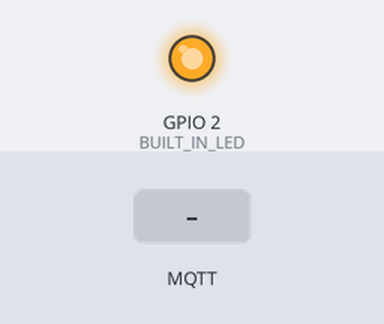
This sketch was run on a simulated ESP32. On the bench: output pins drawn as LEDs (lit = HIGH). Dashed ring = blinking. Inputs (shaded band) come from the test bench. WiFi joins after 1.5 s; servers stay silent unless stated; no MQTT or app messages arrive unless stated; what the sketch prints to the serial monitor is not drawn.

Above: at 2.3 s.
2.4 s: MQTT message "on" arrives on the first subscribed topic
At 3.4 s:
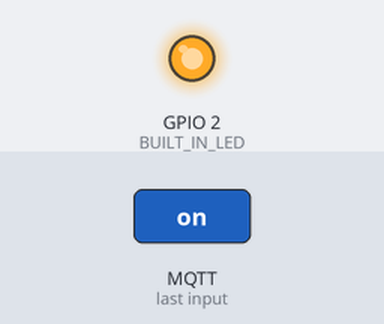
3.9 s: MQTT message "1" arrives on the first subscribed topic
At 4.6 s:
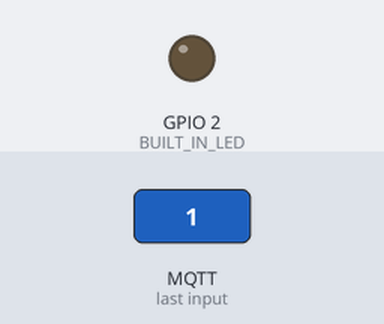
5.5 s: MQTT message "off" arrives on the first subscribed topic
At 7.2 s:
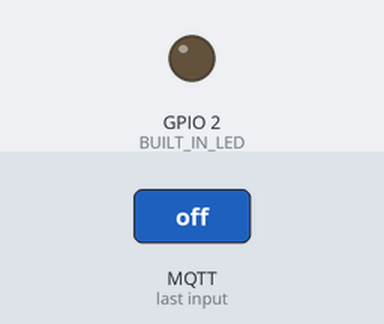
7.5 s: MQTT message "0" arrives on the first subscribed topic
At 8.8 s:
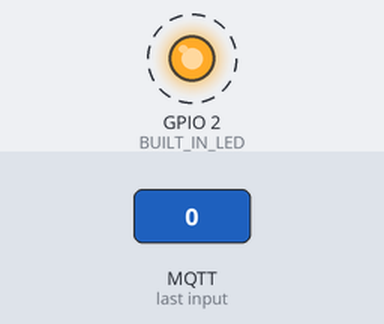
Timing chart, 0 to 11.5 s (numbered marks = the images above; inputs shaded):
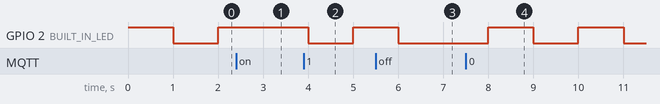

Measured:
- after the input at 2.4 s, GPIO 2 (BUILT_IN_LED): stays HIGH (without the input it goes to LOW after 0.60 s)
- after the input at 3.9 s, GPIO 2 (BUILT_IN_LED): HIGH → LOW after 0.10 s, → HIGH 1.0 s later
- after the input at 5.5 s, GPIO 2 (BUILT_IN_LED): goes on until 6.0 s, then stays LOW
- after the input at 7.5 s, GPIO 2 (BUILT_IN_LED): alternates HIGH for 1.0 s and LOW for 1.0 s, starting after 0.50 s

The sketch:

MQTT_TLS_ESP32_SNS2.ino
```cpp
//**********************************************************************************************************
// Author: Mouli Sankaran (mouli.sankaran@yahoo.com)
// Date: 7 Jul 2021
// This implementes accessing the MQTT TLS Broker running on HiveMQ to exchange MQTT messages
// By Publishing and subscribing to the topic of interest
// This code demonstrates other MQTT Clients controlling the Built-in LED of this ESP32
// Either to switch it ON or OFF or to blink at 100 msecs or 1 sec rates
//**********************************************************************************************************
// PubSubClient library Ver 2.8.0  is installed that supports MQTT 3.1.1 and TLS option too
#include <PubSubClient.h>

// MQTT Task related parameters
// If you are adding more functionality to the MQTT_Task you may have to increase this stack size if the program crashes
// Please note that the crash could also be because of some logic error in the code or pointer corruption, etc.
#define MQTT_TASK_STACK_SIZE       6000   // Stack size in bytes for the MQTT task processing MQTT messages through WiFi
void MQTT_Task(void * parameter);         // The MQTT task that hadles the communication with the MQTT broker
int MQTT_TaskParam = 1234;               // Dummy parameter passed to MQTT task for verifying the task creation.
TaskHandle_t MQTT_TaskHandle;

// System and library headers
#include <string.h>
extern PubSubClient client;

#define BUILT_IN_LED   2    // On ESP32

// Topics for the control of Sensor 2 (this program instance is running on Sensor 1)
#define SNS_STATUS "sns_status"

#define MAX_PUB_MSG_BUF_LEN   128         // It should be lower than the length of message below
#define SNS2_PUBLISH_MSG  "Sensor 2 is alive ...\n"
char pub_msg_buf[MAX_PUB_MSG_BUF_LEN];   // Any message received more than this length is ignored

#define STAT_CNT_MAX 10
int stat_counter = 1;

#define LED_OFF            0
#define LED_BLINK_SLOW     1
#define LED_BLINK_FAST     2
#define LED_ON             3
#define LED_BLINK_DEFAULT  4

// LED blinking related constants and variables
#define SLEEP_DELAY_DEFAULT  1000   // LED needs to blink at 1 second rate by default
#define SLEEP_DELAY_SLOW     3000   // LED needs to blink at 3 seconds rate
#define SLEEP_DELAY_FAST     200    // LED needs to blink at 200 milliseconds rate
int sleep_delay = SLEEP_DELAY_DEFAULT;   // Default the LED blinks at defualt rate (at 1 second rate)

void control_LED(int cmd);

#define PUBLISH_DELAY 5000    // Publish once in 5 seconds I am alive message to MQTT Broker
int publish_delay = PUBLISH_DELAY;

int command = LED_BLINK_DEFAULT;     // Used by the application task taking care of blinking the LED
extern int new_command;              // Updated by the MQTT task on receiving new command message

bool led_stat = true;


void setup() {
  Serial.begin(115200);

  // initialize digital pin BUILT_IN_LED as an output.
  pinMode(BUILT_IN_LED, OUTPUT);
  // set it to HIGH which is the default state of LED
  digitalWrite(BUILT_IN_LED, HIGH);

  // This WiFi and MQTT task is created from setup() task running on Core 1 (APP core
  // The created MQTT task is pinned to Core 0 (PRO core) meant for running protcols and WiFi
  xTaskCreatePinnedToCore(
            MQTT_Task,                /* Task function which runs on Core 0*/
            "MQTT_Task_name",         /* String with the name of task. */
            MQTT_TASK_STACK_SIZE,     /* Stack size in words. */
            (void *)&MQTT_TaskParam,  /* Parameter passed as input of the task */
            2,                        /* Priority of the task. */
            &MQTT_TaskHandle,         /* Task handle. */
            0);                       /* Should always run on Core 0, which is a Protocol Core */

} // End of setup()

void loop() {

  delay(sleep_delay);

  publish_delay -= sleep_delay;   // Measure the time elapsed since last publishing of message on MQTT

  if(publish_delay < 0){
    // Construct the message to be published along with the status counter value at the begining
    snprintf (pub_msg_buf, MAX_PUB_MSG_BUF_LEN, "%d.%s", stat_counter, SNS2_PUBLISH_MSG);

    stat_counter++;
    if(stat_counter > STAT_CNT_MAX)
      stat_counter = 1;

    client.publish(SNS_STATUS, pub_msg_buf, strlen(pub_msg_buf));
    publish_delay = PUBLISH_DELAY;   // Set back to the MAX delay value after publishing a message
  }

  command = new_command;  // This can be protected by a semaphore since it is accessed by tasks running on both cores.
  control_LED(command);

}  // End of loop()


// Control the Built-in LED based on the command
void control_LED(int cmd){

  if(cmd == LED_OFF){
     digitalWrite(BUILT_IN_LED, LOW);
     command = LED_OFF;
     led_stat = false;
  }
  else if(cmd == LED_ON){
     digitalWrite(BUILT_IN_LED, HIGH);
     command = LED_ON;
     led_stat = true;
  }
  else if(cmd == LED_BLINK_FAST){
     command = LED_BLINK_FAST;
     sleep_delay = SLEEP_DELAY_FAST;
  }
  else if(cmd == LED_BLINK_SLOW){
     command = LED_BLINK_SLOW;
     sleep_delay = SLEEP_DELAY_SLOW;
  }
  else { // Illegal command received, blink it at default speed
     command = LED_BLINK_DEFAULT;
     sleep_delay = SLEEP_DELAY_DEFAULT;
  }

  // Need to process only if the command is one of the blinking cases, when it is not in ON or OFF condition
  if ( !(command == LED_ON || command == LED_OFF)){
    if(led_stat)
      digitalWrite(BUILT_IN_LED, LOW);  // If it is already ON, switch it OFF
    else
      digitalWrite(BUILT_IN_LED, HIGH); // If it is already OFF, switch it ON

    led_stat = !led_stat;  // Then, toggle the LED stat
  }

} // end of control_LED()
```

MQTT_task.cpp
```cpp
//**********************************************************************************************************
// Author: Mouli Sankaran (mouli.sankaran@yahoo.com)
// Date: 7 Jul 2021
// This implementes accessing the MQTT TLS Broker running on HiveMQ to exchange MQTT messages
// By Publishing and subscribing to the topic of interest
// This code demonstrates other MQTT Clients controlling the Built-in LED of this ESP32
// Either to switch it ON or OFF or to blink at 100 msecs or 1 sec rates
//**********************************************************************************************************

void MQTT_Task(void * parameter);         // The MQTT task that hadles the communication with the MQTT broker

// System and library headers
#include <string.h>
// Use WiFiClient Secure to establish TLS connection with the MQTT Broker running on Cloud (here, HiveMQ)
#include <WiFi.h>
#include <WiFiClientSecure.h>
// PubSubClient library Ver 2.8.0  is installed that supports MQTT 3.1.1 and TLS option too
#include <PubSubClient.h>

// Own headers having the WiFi credentials for ESP32 to connect to the MQTT Broker running on Cloud (HiveMQ)
#include "MyWiFiCredentials.h"
/* The above header file has the credentials of the WiFi network to which ESP32 is to be connected to */
// const char* wifi_ssid = "Your WiFi SSID";
// const char* wifi_password = "Your WiFi Password";

// HiveMQ: To create your own MQTT TLS Broker: https://www.hivemq.com/mqtt-cloud-broker/
#include "MyMQTTBrokerDetails.h"
#include "MyMQTTBrokerCA.h"

void MQTT_Task(void * MQTT_TaskParam);
void MQTTconnect(void);
void CallbackOnMsgReceived(char* topic, byte* payload, unsigned int length);
int process_msg(byte* payload, unsigned int len); // Process the message received and return the command to control the LED

// Default TCP port IDs on which MQTT Brokers wait on
#define MQTT_TLS_TCP_PORT_ID 8883  // To connect to TLS Broker running on HiveMQ
#define MQTT_TCP_PORT_ID     1883  // Not used here

// create an instance of WiFiClientSecure
WiFiClientSecure espClient;
PubSubClient client(espClient);

// Topics for the control of Sensor 2 (this program instance is running on Sensor 1)
#define SNS2_CTRL  "sns2_ctrl"
String clientId = "ESP32_SNS2";   // C++ String object

#define CONNECT_RETRY_DELAY  5000 // If connection failed with HiveMQ, retry after 5 seconds

// Command or Message received that controls the built-in LED
#define LED_OFF_MSG         "off"
#define LED_BLINK_SLOW_MSG  "blinkSlow"
#define LED_BLINK_FAST_MSG  "blinkFast"
#define LED_ON_MSG          "on"
#define MAX_MSG_BUF_LEN     64

char rx_msg_buf[MAX_MSG_BUF_LEN];   // Any message received more than this length is ignored

#define LED_OFF            0
#define LED_BLINK_SLOW     1
#define LED_BLINK_FAST     2
#define LED_ON             3
#define LED_BLINK_DEFAULT  4

int new_command = LED_BLINK_DEFAULT; // Updated by the MQTT task on receiving new command message

void MQTT_Task(void * MQTT_TaskParam){

  Serial.print("MQTT task is created with the parameter: ");
  Serial.println(*(int*)MQTT_TaskParam);

  // First connect to the WiFi network
  Serial.print("MQTT_task: Connecting to ");
  Serial.println(wifi_ssid);

  WiFi.begin(wifi_ssid, wifi_password);

  while (WiFi.status() != WL_CONNECTED) {
    delay(500);
    Serial.print(".");
  }

  Serial.println("");
  Serial.println("MQTT_task: WiFi connected");
  Serial.print("MQTT_task: Local IP address of this board on WiFi network: ");
  Serial.println(WiFi.localIP());

  // set SSL/TLS certificate
  espClient.setCACert(ca_cert);
  // Configure the MQTT server with the domain address of MQTT TLS Broker running on HiveMQ
  // Also pass on the TCP port ID the server is waiting on
  client.setServer(domain, MQTT_TLS_TCP_PORT_ID);

  /* This is receivedCallback function will be invoked when client receives message on the subscribed topic */
  client.setCallback(CallbackOnMsgReceived);

  for(;;){   // Infinite loop of MQTT Task waiting for the messages from MQTT Broker

    /* if client was disconnected then try to reconnect again */
    if (!client.connected()) {
      MQTTconnect();
    }

    // This function listens for incomming messages on the subscribed topics
    // If any message is received the callback function CallbackOnMsgReceived() is invoked
    client.loop();

    vTaskDelay(10);   // This is added to give control back to the Scheduler and to avoid Watchdog Timer exception

  }  // End of infinite loop

}  // End of MQTT_Task()

void MQTTconnect(void){

  /* Loop until reconnected */
  while(!client.connected()){    // If it not connected already connect with the MQTT broker

    Serial.print("MQTT connecting ...\n");

    /* connect now */
    // The MQTT Broker login username and password to be passed to the TLS broker on HiveMQ
    if (client.connect(clientId.c_str(), MQTTUsername, MQTTPassword)) {
      Serial.println("Connected with the MQTT Broker on HiveMQ");
      /* subscribe topic */
      client.subscribe(SNS2_CTRL);
    } else {
      Serial.print("ERROR!!! Failed to connect with HiveMQ MQTT Broker. The status code = ");
      Serial.print(client.state());
      Serial.println("Will try again in 5 seconds");

      // Wait for 5 seconds before retrying
      delay(CONNECT_RETRY_DELAY);
    }

  }  // End of while()

} // End of MQTTconnect()

// This function is called when a message is received on the subscribed topic from MQTT broker on receiving from a Publisher
void CallbackOnMsgReceived(char* topic, byte* payload, unsigned int length) {

  Serial.print("A message on MQTT topic: ");
  Serial.println(topic);
  Serial.print("The message received is: ");

  // Print the payload received on the Serial monitor (here it contains only printable chars)
  for (int i = 0; i < length; i++) {
    Serial.print((char)payload[i]);      // payload contains the binary data of number of bytes received
  }
  Serial.println();

  // Process the message received and return the command
  new_command = process_msg(payload, length);

} // end of CallbackOnMsgReceived()

int process_msg(byte* payload, unsigned int len){

  int i;

  if(len >= MAX_MSG_BUF_LEN)
    len = MAX_MSG_BUF_LEN -1;    // One byte is reserved for NULL char as string terminator

  for(i = 0; i < len; i++)
    rx_msg_buf[i] = payload[i];

  rx_msg_buf[i] = NULL;   // Terminate the command received from the payload with a NULL

  // strcmp() returns 0 if the strings are equal
  // note that the second parameter to strcmp() is also a string

  if(!strcmp(rx_msg_buf, LED_OFF_MSG))
    return LED_OFF;

  if(!strcmp(rx_msg_buf, LED_ON_MSG))
    return LED_ON;

  if(!strcmp(rx_msg_buf, LED_BLINK_SLOW_MSG))
    return LED_BLINK_SLOW;

  if(!strcmp(rx_msg_buf, LED_BLINK_FAST_MSG))
    return LED_BLINK_FAST;

  return LED_BLINK_DEFAULT; // wrong command received

} // end of process_msg()
```

MyMQTTBrokerCA.h
```cpp
//**********************************************************************************************************
// Author: Mouli Sankaran (mouli.sankaran@yahoo.com)
// Date: 7 Jul 2021
// This file has the Certificate Authority (CA) certificate from the HiveMQ for this particular
// Instance of MQTT Broker running on the cloud. This CA is required to encrypt the data being
// Shared between the MQTT Broker and the IoT device as part of the TLS protocol to have secure connection.
//**********************************************************************************************************

#ifndef MYMQTTBROKERCA_H
#define MYMQTTBROKERCA_H

// Changed the below cerfiticate contents with the CA downloaded from HiveMQ
// To make the contents of the CA as Char * to be fed to the Client code to
// This is used to encrypt the data before sending it over the TLS connection to the MQTT Broker running on the Cloud
// Make sure that you replace the below contents with the CA file that you download from the HiveMQ for your MQTT broker instance.

const char* ca_cert = \
"-----BEGIN CERTIFICATE-----\n" \
"MIIDSjCCAjKgAwIBAgIQRK+wgNajJ7qJMDmGLvhAazANBgkqhkiG9w0BAQUFADA/\n" \
"MSQwIgYDVQQKExtEaWdpdGFsIFNpZ25hdHVyZSBUcnVzdCBDby4xFzAVBgNVBAMT\n" \
"DkRTVCBSb290IENBIFgzMB4XDTAwMDkzMDIxMTIxOVoXDTIxMDkzMDE0MDExNVow\n" \
"PzEkMCIGA1UEChMbRGlnaXRhbCBTaWduYXR1cmUgVHJ1c3QgQ28uMRcwFQYDVQQD\n" \
"Ew5EU1QgUm9vdCBDQSBYMzCCASIwDQYJKoZIhvcNAQEBBQADggEPADCCAQoCggEB\n" \
"AN+v6ZdQCINXtMxiZfaQguzH0yxrMMpb7NnDfcdAwRgUi+DoM3ZJKuM/IUmTrE4O\n" \
"rz5Iy2Xu/NMhD2XSKtkyj4zl93ewEnu1lcCJo6m67XMuegwGMoOifooUMM0RoOEq\n" \
"OLl5CjH9UL2AZd+3UWODyOKIYepLYYHsUmu5ouJLGiifSKOeDNoJjj4XLh7dIN9b\n" \
"xiqKqy69cK3FCxolkHRyxXtqqzTWMIn/5WgTe1QLyNau7Fqckh49ZLOMxt+/yUFw\n" \
"7BZy1SbsOFU5Q9D8/RhcQPGX69Wam40dutolucbY38EVAjqr2m7xPi71XAicPNaD\n" \
"aeQQmxkqtilX4+U9m5/wAl0CAwEAAaNCMEAwDwYDVR0TAQH/BAUwAwEB/zAOBgNV\n" \
"HQ8BAf8EBAMCAQYwHQYDVR0OBBYEFMSnsaR7LHH62+FLkHX/xBVghYkQMA0GCSqG\n" \
"SIb3DQEBBQUAA4IBAQCjGiybFwBcqR7uKGY3Or+Dxz9LwwmglSBd49lZRNI+DT69\n" \
"ikugdB/OEIKcdBodfpga3csTS7MgROSR6cz8faXbauX+5v3gTt23ADq1cEmv8uXr\n" \
"AvHRAosZy5Q6XkjEGB5YGV8eAlrwDPGxrancWYaLbumR9YbK+rlmM6pZW87ipxZz\n" \
"R8srzJmwN0jP41ZL9c8PDHIyh8bwRLtTcm1D9SZImlJnt1ir/md2cXjbDaJWFBM5\n" \
"JDGFoqgCWjBH4d1QB7wCCZAA62RjYJsWvIjJEubSfZGL+T0yjWW06XyxV3bqxbYo\n" \
"Ob8VZRzI9neWagqNdwvYkQsEjgfbKbYK7p2CNTUQ\n" \
"-----END CERTIFICATE-----\n";

#endif //MYMQTTBROKERCA_H
```

MyMQTTBrokerDetails.h
```cpp
//**********************************************************************************************************
// Author: Mouli Sankaran (mouli.sankaran@yahoo.com)
// Date: 7 Jul 2021
// The link of HiveMQ where login was created to run my instance of MQTT Broker
// This MQTT Broker is running on Azure cloud (it has option to run it on AWS too) for free
// This allows IoT devices running on private network having access to Internet to access this Broker
// To either Publish and Subscribe to control and to be controlled by other devices and controllers
//**********************************************************************************************************

#ifndef MYMQTTBROKERDETAILS_H
#define MYMQTTBROKERDETAILS_H

// This is the Domain name of the MQTT TLS Broker running on HiveMQ
const char* domain = "0f04209940b547c6b783ccfba9b7f1a1.s2.eu.hivemq.cloud";

// My IoT device credentials created on HiveMQ to log into the MQTT Broker running there.
const char* MQTTUsername = "mouli_iot";
const char* MQTTPassword = "Test12345";

#endif //MYMQTTBROKERDETAILS_H
```

MyWiFiCredentials.h
```cpp
//**********************************************************************************************************
// Author: Mouli Sankaran (mouli.sankaran@yahoo.com)
// Date: 7 Jul 2021
// It has the private WiFi credentials to which the IoT device (ESP32) is connected to
// The IoT device has access to Internet through this WiFi network
//**********************************************************************************************************
#ifndef MYWIFICREDENTIALS_H
#define MYWIFICREDENTIALS_H

/* Update it with your WiFi ssid and password */
const char* wifi_ssid = "YOUR WiFi SSID";
const char* wifi_password = "YOUR PASSWORD";

#endif //MYWIFICREDENTIALS_H
```
